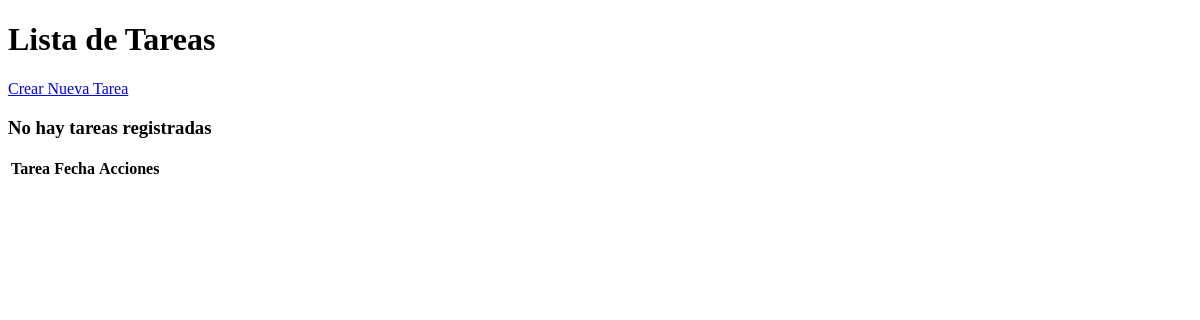
The app's page /, older data.
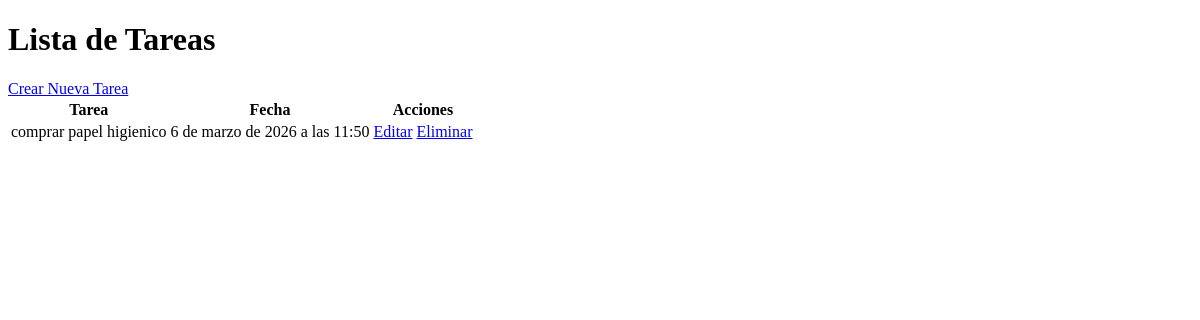
The same page, newer data.
### base/models.py (models this page shows, shortened)
class Tarea(models.Model):
    usuario = models.ForeignKey(User,
                                on_delete=models.CASCADE,
                                null=True,
                                blank=True,)
    titulo = models.CharField(max_length=200)
    descripcion = models.TextField(null=True,
                                   blank=True)
    completo = models.BooleanField(default=False)
    creado = models.DateTimeField(auto_now_add=True)
    class Meta:
        ordering = ['completo']

### base/views.py (the view)
# urls.py: urlpatterns = [path('',ListaTareas.as_view(), name='tareas'),
class ListaTareas(ListView):
    model = Tarea
    context_object_name = 'tareas'

### base/templates/base/tarea_list.html (shortened to what this page needs)
{% extends 'base/base.html' %}
{% load static %}
{% block content %}
    <h1>Lista de Tareas</h1>
    <a href="{% url 'crear-tarea' %}">Crear Nueva Tarea</a>
    <table>
        <thead>
            <tr>
                <th>Tarea</th>
                <th>Fecha</th>
                <th colspan="2">Acciones</th>
            </tr>
        </thead>
        <tbody>
        {% for tarea in tareas %}
            <tr>
                <td>{{ tarea.titulo }}</td>
                <td>{{ tarea.creado }}</td>
                <td><a href="{% url 'editar-tarea' tarea.id %}">Editar</a></td>
                <td>
                    <a href="#" onclick="confirm_delete({{ tarea.id }})">Eliminar</a>
                </td>
            </tr>
            {% empty %}
            <h3>No hay tareas registradas</h3>
        {% endfor %}
        </tbody>
    </table>
{% endblock content %}

### base/templates/base/base.html (shortened to what this page needs)
<!DOCTYPE html>
<html lang="es">
<head>
    {% load static %}
    <link rel="stylesheet" href="{% static 'base/css/style.css' %}">
</head>
<body>
    <div class="container">
        {% block content %}
        {% endblock content %}
    </div>
</body>
</html>

Row changes from the older to the newer data that the page shows:
added Tarea: titulo "comprar papel higienico", creado "6 de marzo de 2026 a las 11:50"
Text that changed along with them:
text no longer shown: "No hay tareas registradas"
